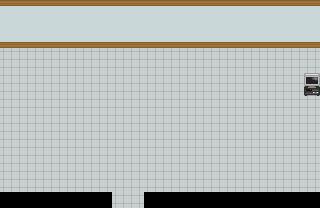

Rendered tile map (Tiled .tmx) drawn with the repository's tilesets; below, a short description and the map source with its tile grids summarised:
An orthogonal 20x13 tile map with 16x16 px tiles, 4 tile layers (Tile Layer 1, Tile Layer 2, Tile Layer 3, Above Player), 4 tilesets and 8 objects (6x collision, 2x event).

<map version="1.0" tiledversion="2017.07.25" orientation="orthogonal" renderorder="right-down" width="20" height="13" tilewidth="16" tileheight="16" nextobjectid="11">
 <tileset firstgid="1" name="floorsandwalls" tilewidth="16" tileheight="16" tilecount="88" columns="11">
  <image source="../gfx/tilesets/floorsandwalls.png" width="176" height="128" />
 </tileset>
 <tileset firstgid="89" name="electronics" tilewidth="16" tileheight="16" tilecount="16" columns="4">
  <image source="../gfx/tilesets/electronics.png" width="64" height="64" />
 </tileset>
 <tileset firstgid="105" name="KelvinShadewing_Buildings" tilewidth="16" tileheight="16" tilecount="500" columns="20">
  <image source="../gfx/tilesets/KelvinShadewing_Buildings.png" width="320" height="400" />
 </tileset>
 <tileset firstgid="605" name="setPiecesTSR" tilewidth="16" tileheight="16" tilecount="1312" columns="41">
  <image source="../gfx/tilesets/setPiecesTSR.png" width="671" height="512" />
 </tileset>
 <layer name="Tile Layer 1" width="20" height="13">
  <data>[260 cells, 260 non-empty, 5 distinct tile ids]</data>
 </layer>
 <objectgroup color="#ffff00" name="Events">
  <object id="2" type="event" x="112" y="192" width="32" height="16">
   <properties>
    <property name="act1" value="transition_teleport map1.tmx,40,11,0.3" />
    <property name="cond1" value="is player_at" />
    <property name="cond2" value="is player_facing down" />
   </properties>
  </object>
  <object id="10" name="Play Music" type="event" x="16" y="48" width="16" height="16">
   <properties>
    <property name="act1" value="play_music 488524_Purple---8-bit.ogg" />
    <property name="cond1" value="not music_playing 488524_Purple---8-bit.ogg" />
   </properties>
  </object>
 </objectgroup>
 <layer name="Tile Layer 2" width="20" height="13">
  <data>[260 cells, 1 non-empty, 1 distinct tile ids]</data>
 </layer>
 <layer name="Tile Layer 3" width="20" height="13">
  <data>[260 cells, 0 non-empty, 0 distinct tile ids]</data>
 </layer>
 <layer name="Above Player" width="20" height="13">
  <data>[260 cells, 1 non-empty, 1 distinct tile ids]</data>
 </layer>
 <objectgroup color="#ff0000" name="Collision">
  <object id="3" type="collision" x="0" y="192" width="112" height="16" />
  <object id="4" type="collision" x="144" y="192" width="176" height="16" />
  <object id="5" type="collision" x="0" y="0" width="320" height="48" />
  <object id="6" type="collision" x="-16" y="48" width="16" height="144" />
  <object id="7" type="collision" x="320" y="48" width="16" height="144" />
  <object id="8" type="collision" x="304" y="80" width="16" height="16" />
 </objectgroup>
</map>
